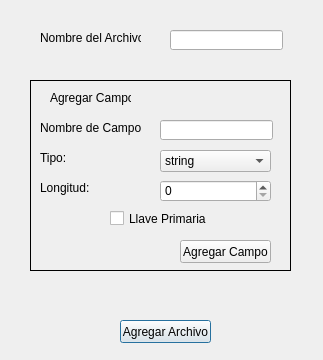
<?xml version="1.0" encoding="UTF-8"?>
<ui version="4.0">
 <class>AgregarArchivo</class>
 <widget class="QDialog" name="AgregarArchivo">
  <property name="geometry">
   <rect>
    <x>0</x>
    <y>0</y>
    <width>323</width>
    <height>360</height>
   </rect>
  </property>
  <property name="windowTitle">
   <string>Dialog</string>
  </property>
  <widget class="QPushButton" name="pushButton">
   <property name="geometry">
    <rect>
     <x>120</x>
     <y>320</y>
     <width>91</width>
     <height>23</height>
    </rect>
   </property>
   <property name="text">
    <string>Agregar Archivo</string>
   </property>
  </widget>
  <widget class="QFrame" name="AgregarCampo">
   <property name="geometry">
    <rect>
     <x>30</x>
     <y>80</y>
     <width>261</width>
     <height>191</height>
    </rect>
   </property>
   <property name="accessibleName">
    <string/>
   </property>
   <property name="frameShape">
    <enum>QFrame::Panel</enum>
   </property>
   <property name="frameShadow">
    <enum>QFrame::Plain</enum>
   </property>
   <widget class="QPushButton" name="pushButton_2">
    <property name="geometry">
     <rect>
      <x>150</x>
      <y>160</y>
      <width>91</width>
      <height>23</height>
     </rect>
    </property>
    <property name="text">
     <string>Agregar Campo</string>
    </property>
   </widget>
   <widget class="QLabel" name="label_2">
    <property name="geometry">
     <rect>
      <x>10</x>
      <y>40</y>
      <width>101</width>
      <height>16</height>
     </rect>
    </property>
    <property name="text">
     <string>Nombre de Campo:</string>
    </property>
   </widget>
   <widget class="QLineEdit" name="JLine_NombreCampo">
    <property name="geometry">
     <rect>
      <x>130</x>
      <y>40</y>
      <width>113</width>
      <height>20</height>
     </rect>
    </property>
   </widget>
   <widget class="QLabel" name="label_3">
    <property name="geometry">
     <rect>
      <x>10</x>
      <y>70</y>
      <width>31</width>
      <height>16</height>
     </rect>
    </property>
    <property name="text">
     <string>Tipo:</string>
    </property>
   </widget>
   <widget class="QComboBox" name="CB_Tipo">
    <property name="geometry">
     <rect>
      <x>130</x>
      <y>70</y>
      <width>111</width>
      <height>22</height>
     </rect>
    </property>
    <item>
     <property name="text">
      <string>string</string>
     </property>
    </item>
    <item>
     <property name="text">
      <string>int</string>
     </property>
    </item>
   </widget>
   <widget class="QLabel" name="label_4">
    <property name="geometry">
     <rect>
      <x>10</x>
      <y>100</y>
      <width>51</width>
      <height>16</height>
     </rect>
    </property>
    <property name="text">
     <string>Longitud:</string>
    </property>
   </widget>
   <widget class="QSpinBox" name="SB_Longitud">
    <property name="geometry">
     <rect>
      <x>130</x>
      <y>100</y>
      <width>111</width>
      <height>22</height>
     </rect>
    </property>
    <property name="maximum">
     <number>1000</number>
    </property>
   </widget>
   <widget class="QCheckBox" name="CB_llave">
    <property name="geometry">
     <rect>
      <x>80</x>
      <y>130</y>
      <width>101</width>
      <height>17</height>
     </rect>
    </property>
    <property name="text">
     <string>Llave Primaria</string>
    </property>
   </widget>
   <widget class="QLabel" name="label_5">
    <property name="geometry">
     <rect>
      <x>20</x>
      <y>10</y>
      <width>81</width>
      <height>16</height>
     </rect>
    </property>
    <property name="text">
     <string>Agregar Campos</string>
    </property>
   </widget>
  </widget>
  <widget class="QLabel" name="label">
   <property name="geometry">
    <rect>
     <x>40</x>
     <y>30</y>
     <width>101</width>
     <height>16</height>
    </rect>
   </property>
   <property name="text">
    <string>Nombre del Archivo:</string>
   </property>
  </widget>
  <widget class="QLineEdit" name="JText_NombreArchivo">
   <property name="geometry">
    <rect>
     <x>170</x>
     <y>30</y>
     <width>113</width>
     <height>20</height>
    </rect>
   </property>
  </widget>
 </widget>
 <resources/>
 <connections/>
</ui>
